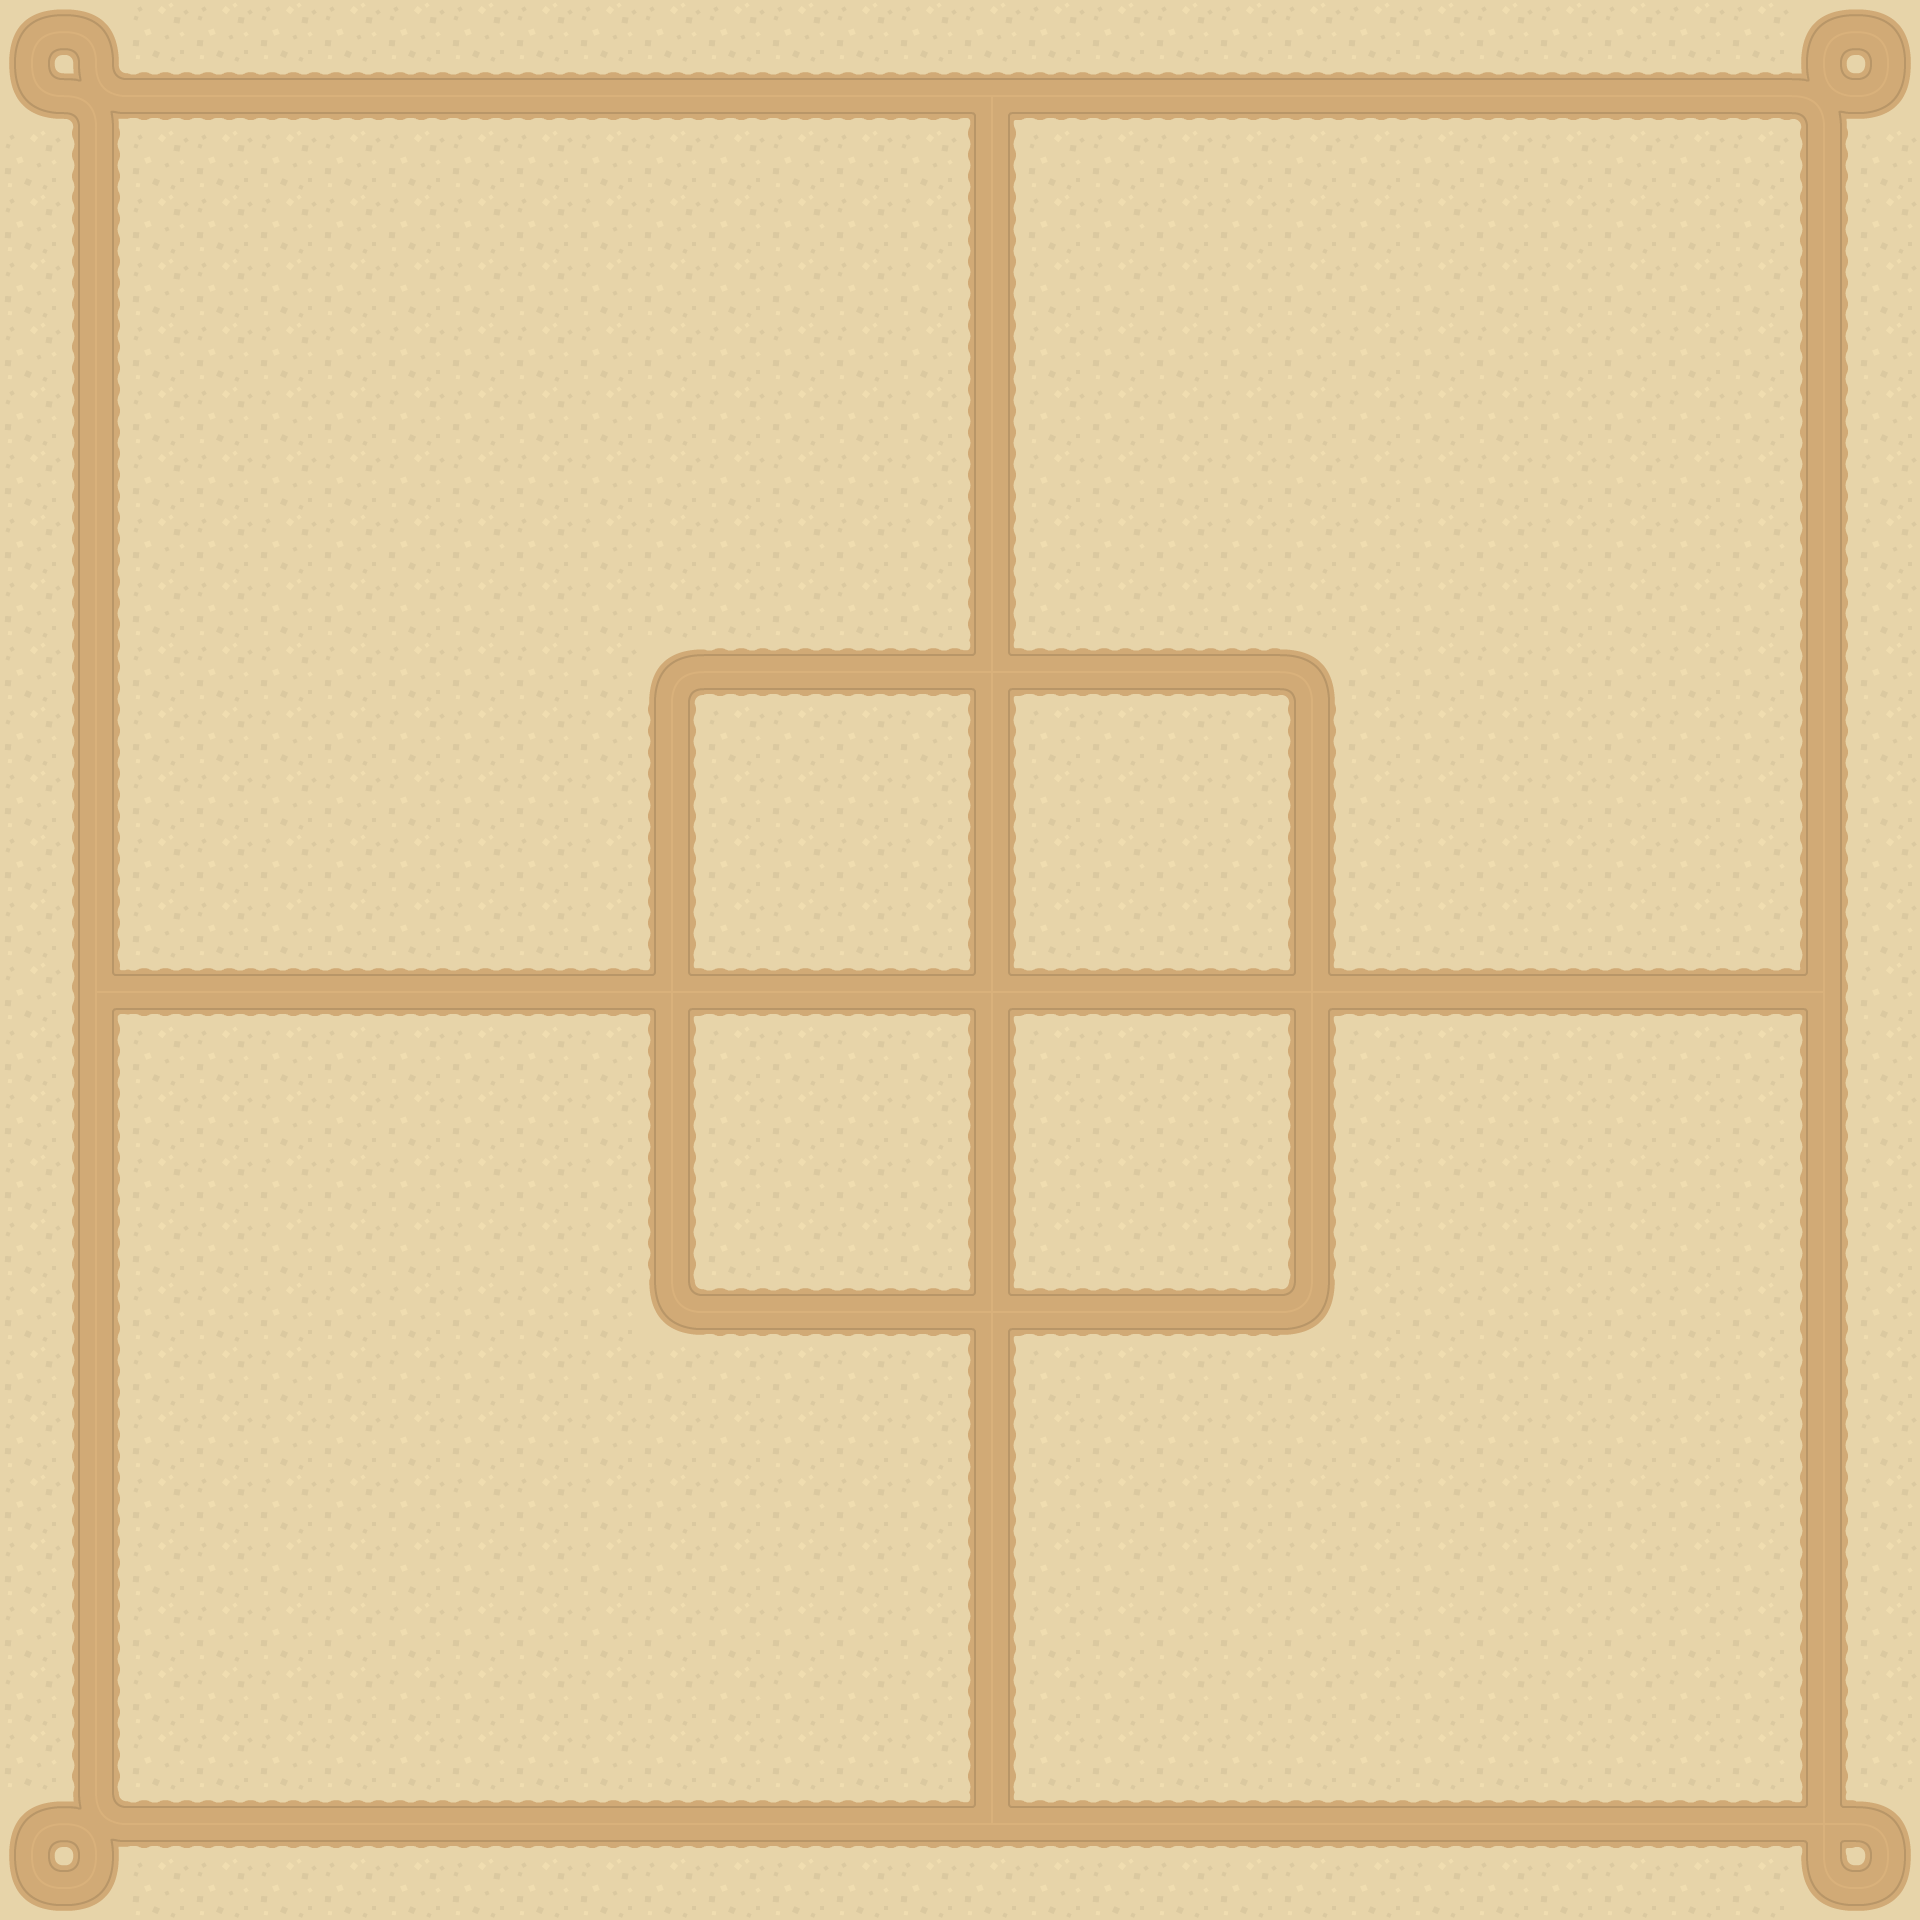

This is a level from a 2D game, rendered from its Tiled map with the project's own tilesets. A one-line summary and the complete map file follow:
An orthogonal 30x30 tile map with 64x64 px tiles, 2 tile layers (piso, calle) and 18 objects.

<map version="1.5" tiledversion="1.7.0" orientation="orthogonal" renderorder="right-down" width="30" height="30" tilewidth="64" tileheight="64" infinite="0" nextlayerid="11" nextobjectid="53">
 <tileset firstgid="1" source="terrainTiles_default.tsx" />
 <layer id="1" name="piso" width="30" height="30" locked="1">
  <data encoding="csv">
21,31,31,31,31,31,31,31,31,31,31,31,31,31,31,31,31,31,31,31,31,31,31,31,31,31,31,31,31,21,
31,31,31,31,31,31,31,31,31,31,31,31,31,31,31,31,31,31,31,31,31,31,31,31,31,31,31,31,31,31,
31,31,31,31,31,31,31,31,31,31,31,31,31,31,31,31,31,31,31,31,31,31,31,31,31,31,31,31,31,31,
31,31,31,31,31,31,31,31,31,31,31,31,31,31,31,31,31,31,31,31,31,31,31,31,31,31,31,31,31,31,
31,31,31,31,31,31,31,31,31,31,31,31,31,31,31,31,31,31,31,31,31,31,31,31,31,31,31,31,31,31,
31,31,31,31,31,31,31,31,31,31,31,31,31,31,31,31,31,31,31,31,31,31,31,31,31,31,31,31,31,31,
31,31,31,31,31,31,31,31,31,31,31,31,31,31,31,31,31,31,31,31,31,31,31,31,31,31,31,31,31,31,
31,31,31,31,31,31,31,31,31,31,31,31,31,31,31,31,31,31,31,31,31,31,31,31,31,31,31,31,31,31,
31,31,31,31,31,31,31,31,31,31,31,31,31,31,31,31,31,31,31,31,31,31,31,31,31,31,31,31,31,31,
31,31,31,31,31,31,31,31,31,31,31,31,31,31,31,31,31,31,31,31,31,31,31,31,31,31,31,31,31,31,
31,31,31,31,31,31,31,31,31,31,31,31,31,31,31,31,31,31,31,31,31,31,31,31,31,31,31,31,31,31,
31,31,31,31,31,31,31,31,31,31,31,31,31,31,31,31,31,31,31,31,31,31,31,31,31,31,31,31,31,31,
31,31,31,31,31,31,31,31,31,31,31,31,31,31,31,31,31,31,31,31,31,31,31,31,31,31,31,31,31,31,
31,31,31,31,31,31,31,31,31,31,31,31,31,31,31,31,31,31,31,31,31,31,31,31,31,31,31,31,31,31,
31,31,31,31,31,31,31,31,31,31,31,31,31,31,31,31,31,31,31,31,31,31,31,31,31,31,31,31,31,31,
31,31,31,31,31,31,31,31,31,31,31,31,31,31,31,31,31,31,31,31,31,31,31,31,31,31,31,31,31,31,
31,31,31,31,31,31,31,31,31,31,31,31,31,31,31,31,31,31,31,31,31,31,31,31,31,31,31,31,31,31,
31,31,31,31,31,31,31,31,31,31,31,31,31,31,31,31,31,31,31,31,31,31,31,31,31,31,31,31,31,31,
31,31,31,31,31,31,31,31,31,31,31,31,31,31,31,31,31,31,31,31,31,31,31,31,31,31,31,31,31,31,
31,31,31,31,31,31,31,31,31,31,31,31,31,31,31,31,31,31,31,31,31,31,31,31,31,31,31,31,31,31,
31,31,31,31,31,31,31,31,31,31,31,31,31,31,31,31,31,31,31,31,31,31,31,31,31,31,31,31,31,31,
31,31,31,31,31,31,31,31,31,31,31,31,31,31,31,31,31,31,31,31,31,31,31,31,31,31,31,31,31,31,
31,31,31,31,31,31,31,31,31,31,31,31,31,31,31,31,31,31,31,31,31,31,31,31,31,31,31,31,31,31,
31,31,31,31,31,31,31,31,31,31,31,31,31,31,31,31,31,31,31,31,31,31,31,31,31,31,31,31,31,31,
31,31,31,31,31,31,31,31,31,31,31,31,31,31,31,31,31,31,31,31,31,31,31,31,31,31,31,31,31,31,
31,31,31,31,31,31,31,31,31,31,31,31,31,31,31,31,31,31,31,31,31,31,31,31,31,31,31,31,31,31,
31,31,31,31,31,31,31,31,31,31,31,31,31,31,31,31,31,31,31,31,31,31,31,31,31,31,31,31,31,31,
31,31,31,31,31,31,31,31,31,31,31,31,31,31,31,31,31,31,31,31,31,31,31,31,31,31,31,31,31,31,
31,31,31,31,31,31,31,31,31,31,31,31,31,31,31,31,31,31,31,31,31,31,31,31,31,31,31,31,31,31,
21,31,31,31,31,31,31,31,31,31,31,31,31,31,31,31,31,31,31,31,31,31,31,31,31,31,31,31,31,21
</data>
 </layer>
 <layer id="3" name="calle" width="30" height="30" locked="1">
  <data encoding="csv">
34,35,0,0,0,0,0,0,0,0,0,0,0,0,0,0,0,0,0,0,0,0,0,0,0,0,0,0,34,35,
36,32,23,23,23,23,23,23,23,23,23,23,23,23,23,27,23,23,23,23,23,23,23,23,23,23,23,23,32,37,
0,22,0,0,0,0,0,0,0,0,0,0,0,0,0,22,0,0,0,0,0,0,0,0,0,0,0,0,22,0,
0,22,0,0,0,0,0,0,0,0,0,0,0,0,0,22,0,0,0,0,0,0,0,0,0,0,0,0,22,0,
0,22,0,0,0,0,0,0,0,0,0,0,0,0,0,22,0,0,0,0,0,0,0,0,0,0,0,0,22,0,
0,22,0,0,0,0,0,0,0,0,0,0,0,0,0,22,0,0,0,0,0,0,0,0,0,0,0,0,22,0,
0,22,0,0,0,0,0,0,0,0,0,0,0,0,0,22,0,0,0,0,0,0,0,0,0,0,0,0,22,0,
0,22,0,0,0,0,0,0,0,0,0,0,0,0,0,22,0,0,0,0,0,0,0,0,0,0,0,0,22,0,
0,22,0,0,0,0,0,0,0,0,0,0,0,0,0,22,0,0,0,0,0,0,0,0,0,0,0,0,22,0,
0,22,0,0,0,0,0,0,0,0,0,0,0,0,0,22,0,0,0,0,0,0,0,0,0,0,0,0,22,0,
0,22,0,0,0,0,0,0,0,0,34,23,23,23,23,33,23,23,23,23,35,0,0,0,0,0,0,0,22,0,
0,22,0,0,0,0,0,0,0,0,22,0,0,0,0,22,0,0,0,0,22,0,0,0,0,0,0,0,22,0,
0,22,0,0,0,0,0,0,0,0,22,0,0,0,0,22,0,0,0,0,22,0,0,0,0,0,0,0,22,0,
0,22,0,0,0,0,0,0,0,0,22,0,0,0,0,22,0,0,0,0,22,0,0,0,0,0,0,0,22,0,
0,22,0,0,0,0,0,0,0,0,22,0,0,0,0,22,0,0,0,0,22,0,0,0,0,0,0,0,22,0,
0,24,23,23,23,23,23,23,23,23,33,23,23,23,23,33,23,23,23,23,33,23,23,23,23,23,23,23,25,0,
0,22,0,0,0,0,0,0,0,0,22,0,0,0,0,22,0,0,0,0,22,0,0,0,0,0,0,0,22,0,
0,22,0,0,0,0,0,0,0,0,22,0,0,0,0,22,0,0,0,0,22,0,0,0,0,0,0,0,22,0,
0,22,0,0,0,0,0,0,0,0,22,0,0,0,0,22,0,0,0,0,22,0,0,0,0,0,0,0,22,0,
0,22,0,0,0,0,0,0,0,0,22,0,0,0,0,22,0,0,0,0,22,0,0,0,0,0,0,0,22,0,
0,22,0,0,0,0,0,0,0,0,36,23,23,23,23,33,23,23,23,23,37,0,0,0,0,0,0,0,22,0,
0,22,0,0,0,0,0,0,0,0,0,0,0,0,0,22,0,0,0,0,0,0,0,0,0,0,0,0,22,0,
0,22,0,0,0,0,0,0,0,0,0,0,0,0,0,22,0,0,0,0,0,0,0,0,0,0,0,0,22,0,
0,22,0,0,0,0,0,0,0,0,0,0,0,0,0,22,0,0,0,0,0,0,0,0,0,0,0,0,22,0,
0,22,0,0,0,0,0,0,0,0,0,0,0,0,0,22,0,0,0,0,0,0,0,0,0,0,0,0,22,0,
0,22,0,0,0,0,0,0,0,0,0,0,0,0,0,22,0,0,0,0,0,0,0,0,0,0,0,0,22,0,
0,22,0,0,0,0,0,0,0,0,0,0,0,0,0,22,0,0,0,0,0,0,0,0,0,0,0,0,22,0,
0,22,0,0,0,0,0,0,0,0,0,0,0,0,0,22,0,0,0,0,0,0,0,0,0,0,0,0,22,0,
34,32,23,23,23,23,23,23,23,23,23,23,23,23,23,26,23,23,23,23,23,23,23,23,23,23,23,23,33,35,
36,37,0,0,0,0,0,0,0,0,0,0,0,0,0,0,0,0,0,0,0,0,0,0,0,0,0,0,36,37
</data>
 </layer>
 <objectgroup id="4" name="Camino">
  <properties>
   <property name="Id" value="1" />
  </properties>
  <object id="25" x="92" y="68" width="4" height="1754" />
  <object id="27" x="1822" y="98" width="4" height="1728" />
  <object id="28" x="96" y="1820" width="1730" height="6" />
  <object id="33" x="96" y="92" width="1724" />
  <object id="37" x="990.667" y="96" width="4" height="1728" />
  <object id="38" x="90.6667" y="989.333" width="1733.33" height="1.33333" />
  <object id="44" x="674.667" y="673.333" width="630.667" />
  <object id="45" x="1308" y="674.667" height="633.333" />
  <object id="46" x="677.333" y="1308" width="629.333" height="1.33333" />
  <object id="48" x="672" y="676" height="633.333" />
  <object id="49" x="39.6667" y="38" width="57" height="65.6667" />
  <object id="50" x="1825.33" y="34.6667" width="61.3333" height="58.3333" />
  <object id="51" x="1826" y="1825" width="57.3333" height="59.3333" />
  <object id="52" x="33.6667" y="1829.33" width="57.6667" height="57.6667" />
 </objectgroup>
 <objectgroup id="10" name="Pared" locked="1">
  <object id="17" x="2" y="2" width="4" height="1916" />
  <object id="19" x="2" y="2" width="1922" height="2" />
  <object id="21" x="1920" y="0" height="1920" />
  <object id="23" x="8" y="1916" width="1910" />
 </objectgroup>
</map>
